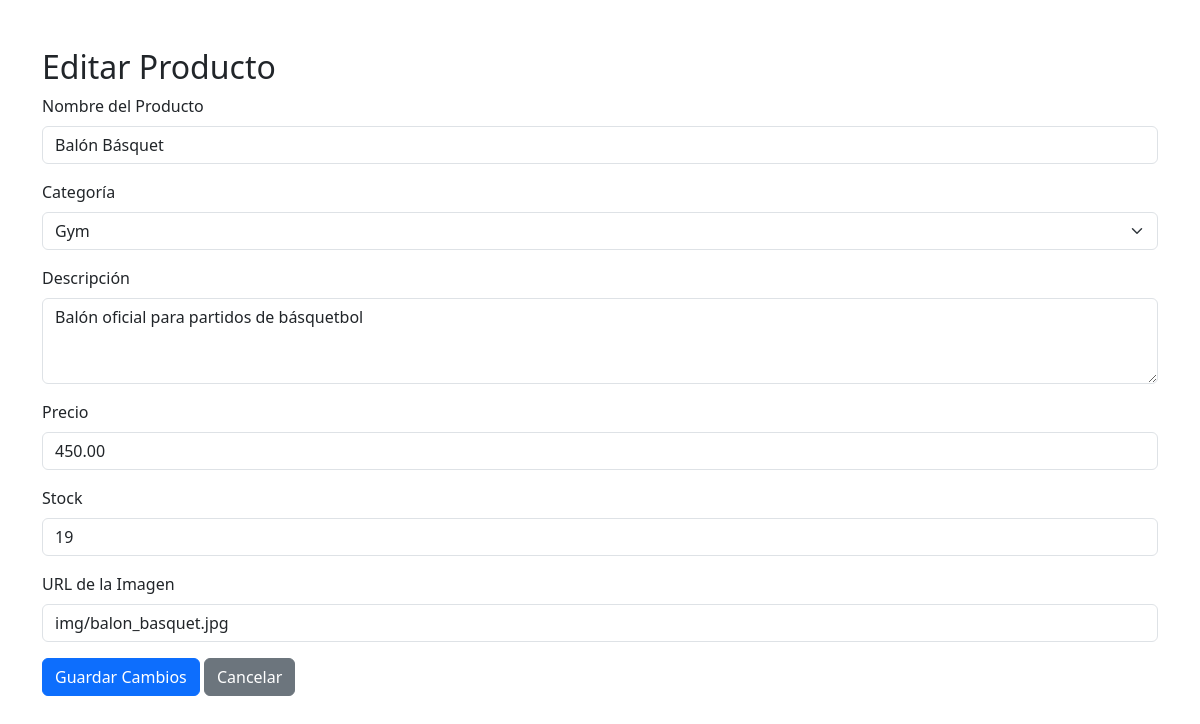
The app's page /editar_producto.php?id_producto=1 with its own data.
### tables this page shows
CREATE TABLE `productos` (
  `id_producto` int(11) NOT NULL,
  `id_categoria` int(11) NOT NULL,
  `nombre_producto` varchar(255) NOT NULL,
  `descripcion` text DEFAULT NULL,
  `precio` decimal(10,2) NOT NULL,
  `stock` int(11) NOT NULL DEFAULT 0,
  `imagen_url` text DEFAULT NULL
);

### editar_producto.php (the view, shortened to what this page needs)
<?php
include 'conexion.php';
$id_producto = intval($_GET['id_producto']);
$sql_producto = "SELECT * FROM productos WHERE id_producto = ?";
$stmt_producto = $conn->prepare($sql_producto);
$stmt_producto->bind_param("i", $id_producto);
$stmt_producto->execute();
$result_producto = $stmt_producto->get_result();
$producto = $result_producto->fetch_assoc();
?>
<!DOCTYPE html>
<html lang="es">
<head>
    <link href="https://cdn.jsdelivr.net/npm/bootstrap@5.3.0/dist/css/bootstrap.min.css" rel="stylesheet">
</head>
<body>
    <div class="container mt-5">
        <h2>Editar Producto</h2>
        <form action="" method="POST">
            <div class="mb-3">
                <label for="nombre_producto" class="form-label">Nombre del Producto</label>
                <input type="text" class="form-control" id="nombre_producto" name="nombre_producto" value="<?php echo htmlspecialchars($producto['nombre_producto']); ?>" required>
            </div>
            <div class="mb-3">
                <label for="id_categoria" class="form-label">Categoría</label>
                <select class="form-select" id="id_categoria" name="id_categoria" required>
                    <?php
                    $sql_categorias = "SELECT * FROM categorias";
                    $result_categorias = $conn->query($sql_categorias);
                    while ($categoria = $result_categorias->fetch_assoc()) {
                        $selected = $categoria['id_categoria'] === $producto['id_categoria'] ? 'selected' : '';
                        echo "<option value='{$categoria['id_categoria']}' $selected>{$categoria['nombre_categoria']}</option>";
                    }
                    ?>
                </select>
            </div>
            <div class="mb-3">
                <label for="descripcion" class="form-label">Descripción</label>
                <textarea class="form-control" id="descripcion" name="descripcion" rows="3" required><?php echo htmlspecialchars($producto['descripcion']); ?></textarea>
            </div>
            <div class="mb-3">
                <label for="precio" class="form-label">Precio</label>
                <input type="number" class="form-control" id="precio" name="precio" step="0.01" value="<?php echo htmlspecialchars($producto['precio']); ?>" required>
            </div>
            <div class="mb-3">
                <label for="stock" class="form-label">Stock</label>
                <input type="number" class="form-control" id="stock" name="stock" value="<?php echo htmlspecialchars($producto['stock']); ?>" required>
            </div>
            <div class="mb-3">
                <label for="imagen_url" class="form-label">URL de la Imagen</label>
                <input type="text" class="form-control" id="imagen_url" name="imagen_url" value="<?php echo htmlspecialchars($producto['imagen_url']); ?>" required>
            </div>
            <button type="submit" class="btn btn-primary">Guardar Cambios</button>
            <a href="dashboard_admin.php" class="btn btn-secondary">Cancelar</a>
        </form>
    </div>
</body>
</html>

### records on screen
productos: nombre_producto "Balón Básquet", descripcion "Balón oficial para partidos de básquetbol", precio "450.00", stock "19", imagen_url "img/balon_basquet.jpg"

### other values on screen
form field id_categoria "Gym"
